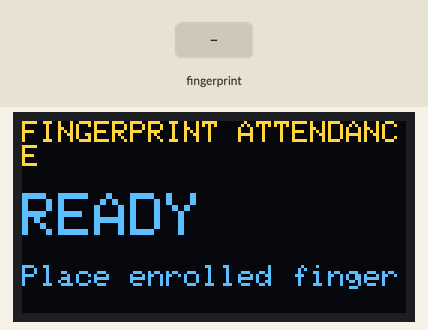
A sketch run on a simulated ESP32. On the bench: 128×64 one-colour display. Inputs (shaded band) come from the test bench. The OLED is the two-colour kind (top 16 rows yellow); storage starts empty; EEPROM starts erased; what the sketch prints to the serial monitor is not drawn.

Above: at 2.2 s.
2.3 s: finger stored as number 1 placed on the sensor
At 3.8 s:
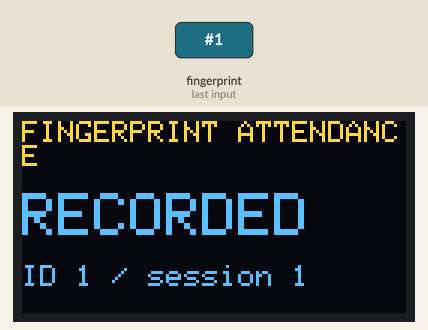
At 5.0 s:
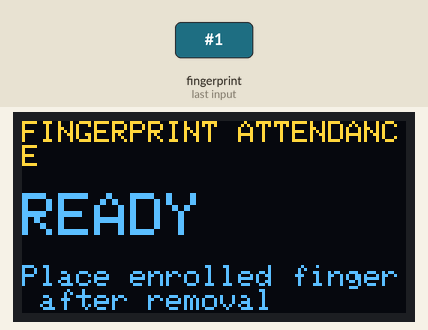
5.3 s: finger stored as number 1 placed on the sensor
At 6.6 s:
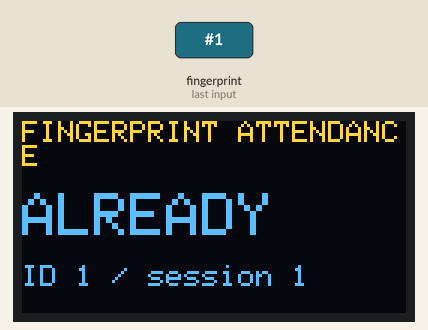
Timing chart, 0 to 8.3 s (numbered marks = the images above; inputs shaded):
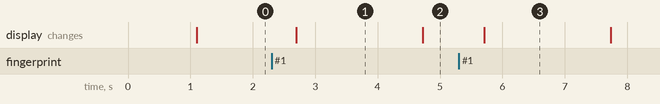

Measured:
- after the input at 2.3 s, the display: changes after 0.40 s (image 1)
- after the input at 5.3 s, the display: changes after 0.41 s (image 3)
- what the display in image 1 shows lasts 2.0 s, from 2.7 s to 4.7 s

The sketch:

fingerprint_attendance.ino
```cpp
/* ESP32-WROOM-32 fingerprint attendance: new reference implementation.
 * No network, enrollment, template export, names or calendar clock.
 * See hardware/wiring.md; sensor TX must be 3.3V compatible.
 */
#include <Arduino.h>
#include <Wire.h>
#include <Adafruit_GFX.h>
#include <Adafruit_SSD1306.h>
#include <Adafruit_Fingerprint.h>
#include <LittleFS.h>
#include <Preferences.h>
#include "attendance.h"

constexpr int FP_RX = 16; // ESP32 RX <- sensor TX
constexpr int FP_TX = 17; // ESP32 TX -> sensor RX
constexpr int OLED_SDA = 21;
constexpr int OLED_SCL = 22;
constexpr uint8_t OLED_ADDRESS = 0x3C;
constexpr uint32_t FP_BAUD = 57600;
constexpr size_t MAX_LOG_BYTES = 128 * 1024;
constexpr char LOG_FILE[] = "/attendance.csv";
HardwareSerial sensorSerial(2);
Adafruit_Fingerprint finger(&sensorSerial);
Adafruit_SSD1306 oled(128, 64, &Wire, -1);
attendance::Session session;
Preferences prefs;
bool oledReady = false;
bool fsReady = false;
bool storageReady = false;
bool sensorReady = false;
bool waitingRemoval = false;
uint32_t bootSession = 0;
uint32_t lastPoll = 0;
uint32_t statusAt = 0;
bool showingResult = false;
String command;

void show(const char* first, const char* second = "") {
  Serial.printf("STATUS: %s %s\n", first, second);
  if (!oledReady) return;
  oled.clearDisplay(); oled.setTextColor(SSD1306_WHITE);
  oled.setTextSize(1); oled.setCursor(0, 0);
  oled.println(F("FINGERPRINT ATTENDANCE")); oled.println();
  oled.setTextSize(2); oled.println(first);
  oled.setTextSize(1); oled.println(); oled.println(second);
  oled.display();
}
void result(const char* first, const char* second = "") {
  show(first, second); statusAt = millis(); showingResult = true;
}
bool prepareStorage() {
  if (!fsReady) return false;
  if (!LittleFS.exists(LOG_FILE)) {
    File file = LittleFS.open(LOG_FILE, FILE_WRITE);
    if (!file) return false;
    const char header[] = "boot_session,uptime_ms,sensor_id,confidence\n";
    const bool ok = file.print(header) == sizeof(header) - 1;
    file.flush(); file.close();
    if (!ok) return false;
  }
  File file = LittleFS.open(LOG_FILE, FILE_READ);
  if (!file) return false;
  const String header = file.readStringUntil('\n');
  const size_t bytes = file.size(); file.close();
  if (header != "boot_session,uptime_ms,sensor_id,confidence" ||
      bytes >= MAX_LOG_BYTES) return false;
  if (!prefs.begin("attendance", false)) return false;
  const uint32_t prior = prefs.getUInt("boot", 0);
  const uint32_t next = prior + 1;
  const bool ok = prior != UINT32_MAX && prefs.putUInt("boot", next) == sizeof(uint32_t);
  prefs.end(); if (!ok) return false;
  bootSession = next;
  return true;
}
bool appendRecord(uint16_t id, uint16_t confidence) {
  if (!storageReady) return false;
  char row[80];
  const int count = snprintf(row, sizeof(row), "%lu,%lu,%u,%u\n",
    (unsigned long)bootSession, (unsigned long)millis(), id, confidence);
  if (count <= 0 || size_t(count) >= sizeof(row)) return false;
  File file = LittleFS.open(LOG_FILE, FILE_APPEND);
  if (!file) return false;
  if (file.size() + size_t(count) > MAX_LOG_BYTES) { file.close(); return false; }
  const bool ok = file.write((const uint8_t*)row, size_t(count)) == size_t(count);
  file.flush(); file.close();
  return ok; // Not a transaction or power-loss durability guarantee
}
void handleCommand() {
  while (Serial.available()) {
    const char c = char(Serial.read());
    if (c == '\r') continue;
    if (c != '\n') {
      if (command.length() < 40) command += c;
      else command = "INVALID";
      continue;
    }
    command.trim();
    if (command == "INIT STORAGE" && !fsReady) {
      // Explicit maintenance command only. Never auto-format at boot.
      if (LittleFS.format()) {
        show("RESTART", "Storage formatted; press reset");
      } else show("FS ERROR", "Format failed");
    } else if (command == "EXPORT" && fsReady) {
      File file = LittleFS.open(LOG_FILE, FILE_READ);
      if (file) {
        Serial.println(F("BEGIN_ATTENDANCE_CSV"));
        while (file.available()) Serial.write(file.read());
        file.close(); Serial.println(F("END_ATTENDANCE_CSV"));
      } else Serial.println(F("No attendance file"));
    } else Serial.println(F("Commands: EXPORT; INIT STORAGE (only if unmounted)"));
    command = "";
  }
}
void setup() {
  Serial.begin(115200);
  command.reserve(40);
  Wire.begin(OLED_SDA, OLED_SCL);
  Wire.setTimeOut(50);
  Wire.beginTransmission(OLED_ADDRESS);
  const bool displayAck = Wire.endTransmission() == 0;
  oledReady = displayAck && oled.begin(SSD1306_SWITCHCAPVCC, OLED_ADDRESS);
  if (!oledReady) Serial.println(F("OLED unavailable; serial fallback enabled"));
  fsReady = LittleFS.begin(false); // No automatic erasure
  storageReady = prepareStorage();
  sensorSerial.begin(FP_BAUD, SERIAL_8N1, FP_RX, FP_TX);
  finger.begin(FP_BAUD);
  sensorReady = finger.verifyPassword();
  if (!storageReady) show("FS ERROR", "Check storage; see setup guide");
  else if (!sensorReady) show("FP ERROR", "Check sensor; reset to retry");
  else show("READY", "Place enrolled finger");
  Serial.printf("Boot session: %lu; timestamps are uptime, not date/time\n",
                (unsigned long)bootSession);
}
void loop() {
  handleCommand();
  if (!storageReady || !sensorReady) { delay(10); return; }
  const uint32_t now = millis();
  if (showingResult && attendance::due(now, statusAt, 2000)) {
    showingResult = false;
    show(waitingRemoval ? "REMOVE" : "READY", "Place enrolled finger after removal");
  }
  if (!attendance::due(now, lastPoll, 100)) { delay(1); return; }
  lastPoll = now;
  const uint8_t image = finger.getImage();
  if (image == FINGERPRINT_NOFINGER) {
    waitingRemoval = false;
    return;
  }
  if (image != FINGERPRINT_OK) {
    if (!showingResult) result("SCAN ERROR", "Check sensor / retry");
    return;
  }
  if (waitingRemoval) return;
  waitingRemoval = true;
  if (finger.image2Tz() != FINGERPRINT_OK) {
    result("RETRY", "Remove and place finger again"); return;
  }
  const uint8_t match = finger.fingerFastSearch();
  if (match == FINGERPRINT_NOTFOUND) { result("NO MATCH", "Not recorded"); return; }
  if (match != FINGERPRINT_OK) { result("FP ERROR", "Not recorded"); return; }
  const uint16_t id = finger.fingerID;
  const attendance::Decision decision = session.check(id);
  if (decision == attendance::INVALID_ID) { result("ID ERROR", "Allowed IDs: 1-127"); return; }
  char detail[32]; snprintf(detail, sizeof(detail), "ID %u / session %lu", id,
                           (unsigned long)bootSession);
  if (decision == attendance::DUPLICATE) { result("ALREADY", detail); return; }
  if (!appendRecord(id, finger.confidence)) {
    storageReady = false; result("FS ERROR", "Not confirmed; export and inspect"); return;
  }
  session.commit(id);
  result("RECORDED", detail);
}
```

attendance.h
```cpp
#pragma once
#include <stdint.h>
namespace attendance {
constexpr uint16_t MAX_ID = 127;
enum Decision { ACCEPT, DUPLICATE, INVALID_ID };
class Session {
  bool marked[MAX_ID + 1] = {};
public:
  Decision check(uint16_t id) const {
    if (id == 0 || id > MAX_ID) return INVALID_ID;
    return marked[id] ? DUPLICATE : ACCEPT;
  }
  // Call only after storage acknowledges a complete record write.
  void commit(uint16_t id) { if (id > 0 && id <= MAX_ID) marked[id] = true; }
};
inline bool due(uint32_t now, uint32_t previous, uint32_t interval) {
  return uint32_t(now - previous) >= interval;
}
} // namespace attendance
```
